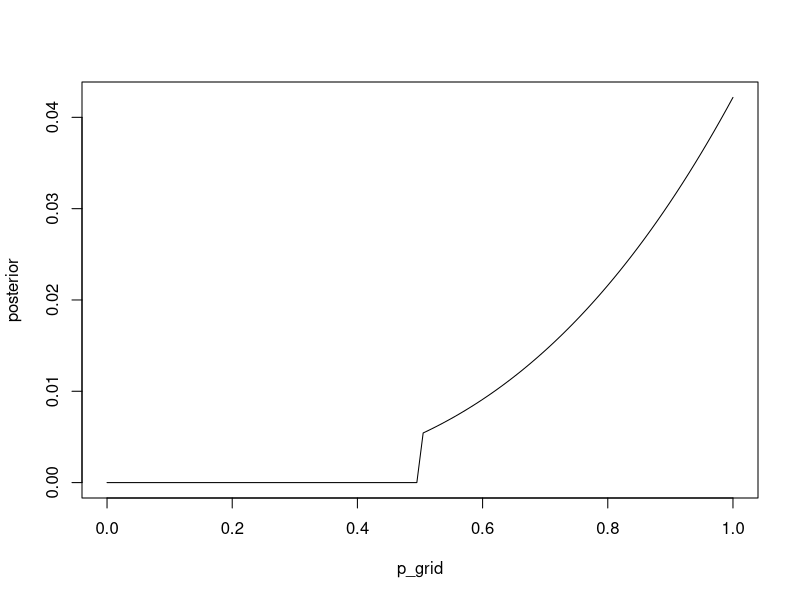

This figure's R source:
p_grid <- seq( from=0 , to=1 , length.out=100 )

likelihood <- dbinom( 3 , size=3 , prob=p_grid )

# new prior
prior <- ifelse( p_grid < 0.5 , 0 , 1 )

posterior <- likelihood * prior

# standardize
posterior <- posterior / sum(posterior)

plot( posterior ~ p_grid , type="l" )